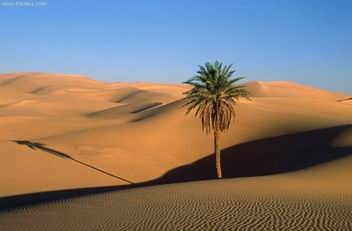
//> input picture resource/11/desert.jpg, 352 x 231 px
$ ./nonuniform_mapping_example   (built with g++ and OpenCV 4)
//> lines starting //> are read from the running program, lines starting //| are printed output that depends on the picture; after the words box and inside, x2 and y2 are one past the last pixel; in counts of white or black regions, pixels touching at a corner belong together
#include <iostream>
#include <vector>
#include <opencv2/opencv.hpp>

#define RESOURCE_DIR "../resource/"

// [67 lines left out: function affine_transformation_example, not called in this run]

void transform_example()
{
    cv::Mat src = (cv::Mat_<cv::Vec2b>(2,1)<< cv::Vec2b(1, 1), cv::Vec2b(2, 2));
    cv::Mat dst;
    cv::Mat mtx = (cv::Mat_<char>(1, 2) << 1, 1);
    std::cout << "src:" << src << std::endl;
    std::cout << "mtx:" << mtx << std::endl;

    cv::transform(src, dst, mtx);
    std::cout << "dst:" << dst << std::endl;
}

void perspective_transformation_example()
{
    cv::Mat src = cv::imread(RESOURCE_DIR"/11/desert.jpg");
//> src is the input picture: 231 rows x 352 cols, CV_8UC3; mean B, G, R 115.7, 122.7, 133.7
    if(src.empty())
    {
        std::cout << "img is empty" << std::endl;
        return;
    }

    cv::Point2f srcQuad[] = {
        cv::Point2f(0, 0), // src Top left
        cv::Point2f(src.cols - 1, 0), // src Top right
        cv::Point2f(src.cols - 1, src.rows - 1), // src Bottom right
        cv::Point2f(0, src.rows - 1)  // src Bottom left
    };

    cv::Point2f dstQuad[] = {
        cv::Point2f(src.cols * 0.05f, src.rows * 0.33f),
        cv::Point2f(src.cols * 0.9f, src.rows * 0.25f),
        cv::Point2f(src.cols * 0.8f, src.rows * 0.9f),
        cv::Point2f(src.cols * 0.2f, src.rows * 0.7f)
    };
    // COMPUTE PERSPECTIVE MATRIX
    cv::Mat warp_mat = cv::getPerspectiveTransform(srcQuad, dstQuad);

    cv::Mat dst;
    cv::warpPerspective(src, dst, warp_mat, src.size(), cv::INTER_LINEAR, cv::BORDER_CONSTANT, cv::Scalar(255,255,255));
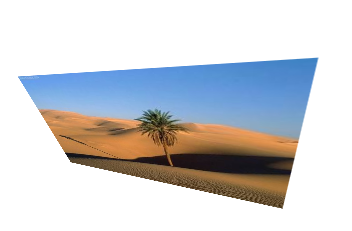
//> dst: 231 rows x 352 cols, CV_8UC3; mean B, G, R 211.9, 208.3, 206.4

    for(int i = 0; i < 4; i++)
    {
        cv::circle(dst, dstQuad[i], 5, cv::Scalar(255, 0, 255), -1, cv::LINE_AA);
    }
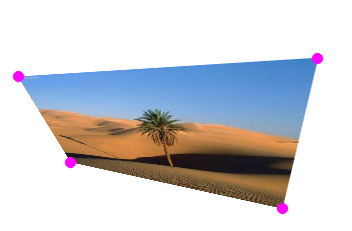
//> dst: 231 rows x 352 cols, CV_8UC3; 0.61% of pixels changed, all inside (x1, y1, x2, y2) = (12, 52, 324, 215)

    cv::imshow("origin", src);
    cv::imshow("Perspective Transform ", dst);

    cv::waitKey(0);
    cv::destroyAllWindows();
}

int main(int argc, char const *argv[])
{
    //affine_transformation_example();
    transform_example();
    perspective_transformation_example();
    return 0;
}
